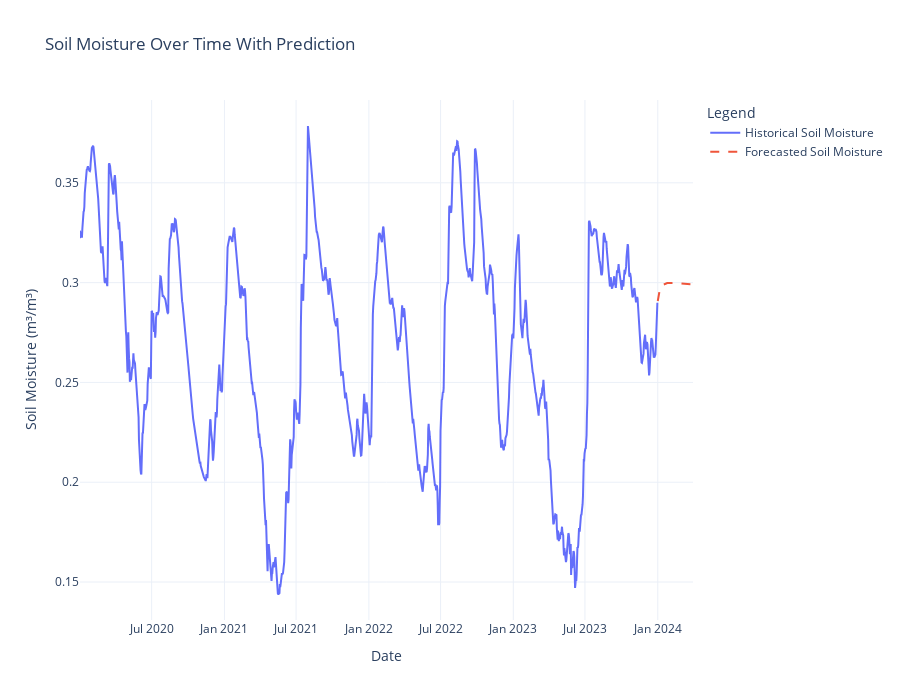

The code cell stored with this chart in its notebook:
### Code cell
import plotly.graph_objects as go

# Create a figure
fig = go.Figure()

# Add the historical soil moisture line
fig.add_trace(go.Scatter(
    x=wheat_punjab_historical.index, 
    y=wheat_punjab_historical["soil_moisture_28_to_100cm (m³/m³)"],
    mode='lines',
    name='Historical Soil Moisture'
))

# Add the forecasted soil moisture line
fig.add_trace(go.Scatter(
    x=forecast_df.index, 
    y=forecast_df["predicted_soil_moisture"],
    mode='lines',
    name='Forecasted Soil Moisture',
    line=dict(dash='dash')  # This creates a dashed line
))

# Update layout for the figure
fig.update_layout(
    title='Soil Moisture Over Time With Prediction',
    xaxis_title='Date',
    yaxis_title='Soil Moisture (m³/m³)',
    legend_title='Legend',
    template='plotly_white',  # Optional: set a template
    width=900,  # Width of the plot
    height=700  # Height of the plot
)

# Show the figure
fig.show()
